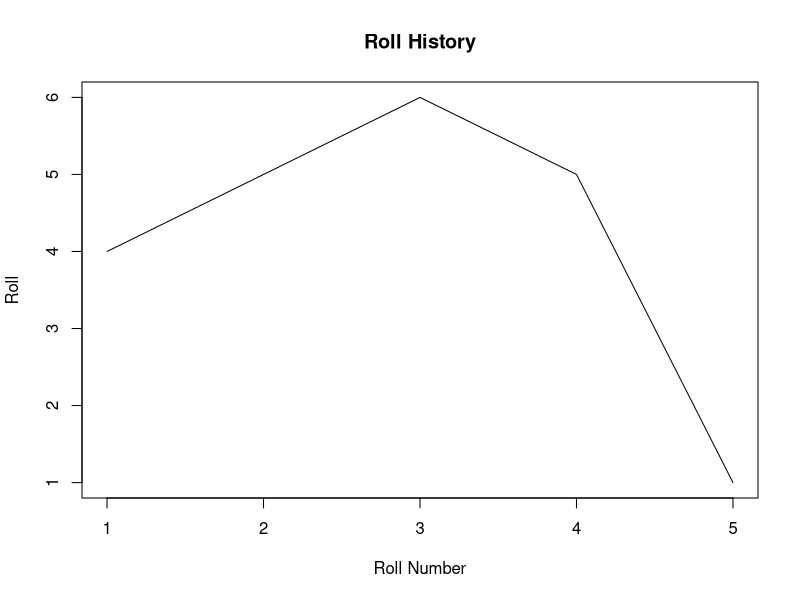

Generate this figure with R:
# Die Example
# Create S3 object that simulates rolling
# a single die until a 1 is obtained.

# Constructor
Die <- function( ) {
  this <- list(history=integer(0));
  class(this) <- "Die"
  return(this)
}

# Generic reset method
reset <- function(theObject) {
  UseMethod("reset", theObject)
}

# Default reset method
reset.default <- function(theObject) {
  warning("Default reset method called unrecognized object")
  return(theObject)
}

# Die reset method
reset.Die <- function(theObject) {
  theObject$history <- integer(0)
  return(theObject)
}

# Generic simulation method
simulation <- function(theObject) {
  UseMethod("simulation", theObject)
}

# Default simulation method
simulation.default <- function(theObject) {
  warning("Default simulation method called unrecognized object")
  return(theObject)
}

# Die simulation method
simulation.Die <- function(theObject) {
  theObject <- reset(theObject)
  repeat {
    roll <- as.integer(runif(1, 1, 6.999999999))
    theObject$history <- c(theObject$history, roll)
    if (roll == 1) {
      break
    }
  }
  return(theObject)
}

# Die print method
print.Die <- function(theObject) {
  cat("History: ", theObject$history, "\n")
}

# Die plot method
plot.Die <- function(theObject) {
  this <- theObject
  n <- length(this$history)
  plot(1:n, this$history, main="Roll History",
       xlab="Roll Number", ylab="Roll", ylim=c(1,6),
       type="l")
}

# Create Die object
d <- Die( )

# Repeat these three statements to obtain simulations.
d <- simulation(d)
print(d)
plot(d)
